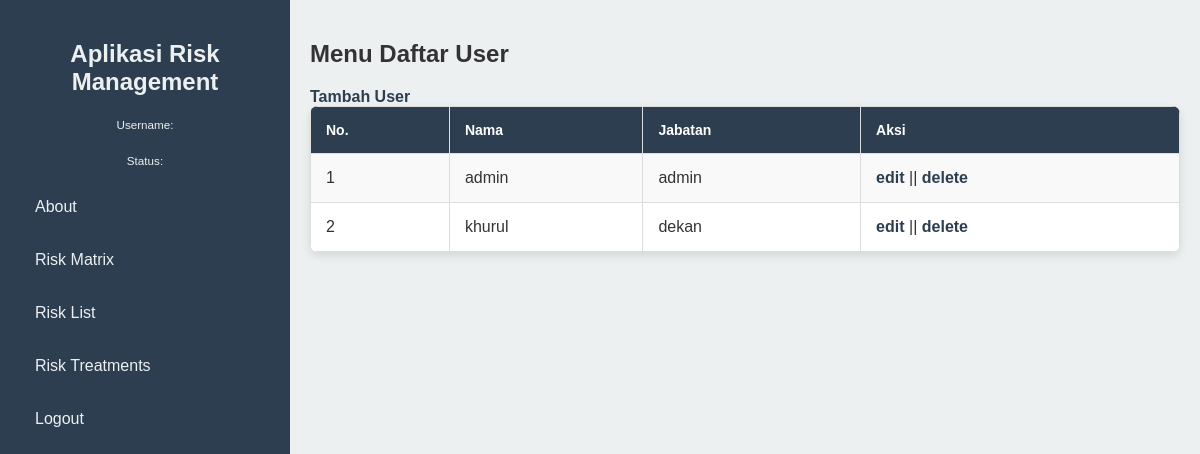
/proyek_uas/menu_add_user/daftar_user.php, run on the app's committed database.
### tables this page shows
CREATE TABLE `user` (
  `id` int(11) NOT NULL,
  `username` varchar(255) NOT NULL,
  `password` varchar(255) NOT NULL,
  `nama` varchar(255) NOT NULL,
  `status` varchar(20) NOT NULL
);

### proyek_uas/util/user.php (called while the page is built, shortened)
<?php
class User{
    private $conn;
    public function __construct($conn)
    {
        $this->conn = $conn;
    }
    public function data(){
        $query = "SELECT * FROM user ";
        $result = mysqli_query($this->conn, $query);
        $rows = [];
        while($row = mysqli_fetch_assoc($result)){
            $rows[] = $row;
        }
        return $rows;
    }
}

### proyek_uas/menu_add_user/daftar_user.php (the view, shortened to what this page needs)
<?php
require_once '../conn.php';
require_once '../util/user.php';
$user = new User($conn);
$data_user = $user-> data();
?>
<!DOCTYPE html>
<html lang="id">
<head>
    <link rel="stylesheet" href="../css/dashboard.css">
    <link rel="stylesheet" href="../css/daftar_user.css">
</head>
<body>
<div class="dashboard-container">
        <div class="sidebar">
            <h2>Aplikasi Risk Management</h2>
            <p><small>Username: <?php echo $_SESSION['nama']; ?></small></p>
            <p><small>Status: <?php echo $_SESSION['status']; ?></small></p>
            <ul class="sidebar-menu">
                <li><a href="../menu_halaman/about.php">About</a></li>
                <li><a href="../menu_halaman/riskMatrix.php">Risk Matrix</a></li>
                <li><a href="../menu_halaman/riskList.php">Risk List</a></li>
                <li><a href="../menu_halaman/riskTreatments.php">Risk Treatments</a></li>
                <li><a href="../logout.php">Logout</a></li>
            </ul>
        </div>
        <div class="main-content">
            <h2>Menu Daftar User</h2>
            <a href="tambah_user.php">Tambah User</a>
        <table>
            <tr>
                <th>No.</th>
                <th>Nama</th>
                <th>Jabatan</th>
                <th>Aksi</th>
            </tr>
            <?php $i = 1; ?>
            <?php foreach($data_user as $row): ?>
            <tr>
                <td><?= $i ?></td>
                <td><?= $row["nama"];?></td>
                <td><?= $row["status"];?></td>
                <td><a href="edit_user.php?id=<?= $row["id"];?>">edit</a> || <a href="delete_user.php?id=<?= $row["id"];?>">delete</a></td>
            </tr>
            <?php $i++?>
            <?php endforeach; ?>
        </table>
        </div>
    </div>
</body>
</html>

### proyek_uas/css/dashboard.css (style rules this page uses)
body { margin: 0; padding: 0; font-family: Arial, sans-serif; color: black; }
.dashboard-container { display: flex; min-height: 100vh; background-color: aqua; }
.sidebar { width: 250px; min-width: 250px; background-color: #2c3e50; color: #ecf0f1; padding: 20px; box-shadow: 2px 0 5px rgba(0, 0, 0, 0.1); flex-shrink: 0; }
.sidebar h2 { text-align: center; margin-bottom: 20px; }
.sidebar p { text-align: center; font-size: 14px; margin-bottom: 20px; }
.sidebar-menu { list-style: none; padding: 0; }
.sidebar-menu li { margin: 15px 0; }
.sidebar-menu a { text-decoration: none; color: #ecf0f1; display: block; padding: 10px 15px; border-radius: 5px; transition: background-color 0.3s; }
.main-content { flex: 1; padding: 20px; background-color: #ecf0f1; overflow-x: auto; }

### proyek_uas/css/daftar_user.css (style rules this page uses)
body { font-family: Arial, sans-serif; margin: 0; padding: 0; background-color: #f4f4f9; color: #333; }
.main-content { flex: 1; padding: 20px; overflow-y: auto; }
h2 { margin-bottom: 20px; }
.main-content a { text-decoration: none; color: #2c3e50; font-weight: bold; }
table { width: 100%; border-collapse: collapse; background-color: #fff; box-shadow: 0 4px 10px rgba(0, 0, 0, 0.1); border-radius: 8px; overflow: hidden; }
table th, table td { padding: 15px; text-align: left; border: 1px solid #ddd; }
table th { background-color: #2c3e50; color: #fff; font-size: 14px; }
table tr:nth-child(even) { background-color: #f9f9f9; }

### data on the page
user: nama "admin", status "admin"
user: nama "khurul", status "dekan"
